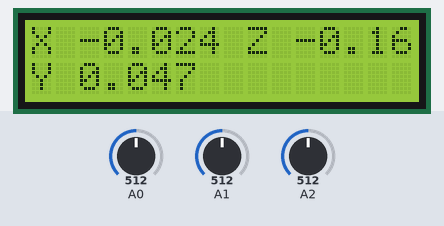
Simulated run of this sketch. Board: Arduino Uno, built for the host (arithmetic inside an expression is 32-bit, double 64-bit). Parts: 16×2 character LCD. Inputs (shaded band) come from the test bench; at power-on: A0 = 512, A1 = 512, A2 = 512. Storage starts empty.

Above: at 1.2 s.
1.3 s: A0 set to 399
At 1.9 s:
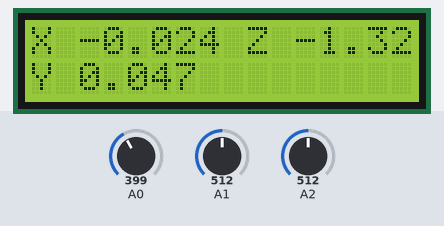
2.9 s: A1 set to 399
At 3.7 s:
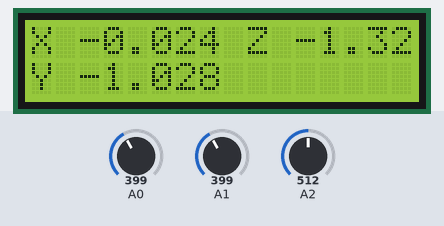
4.5 s: A2 set to 399
At 5.2 s:
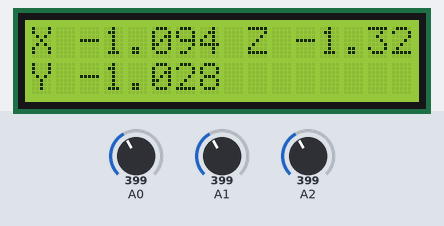
6.0 s: A0 set to 306
At 7.1 s:
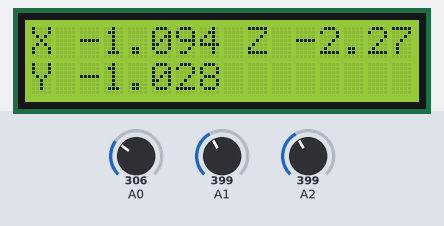
7.6 s: A1 set to 306
At 8.6 s:
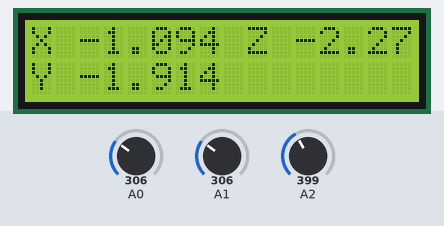
9.1 s: A2 set to 306
At 10.5 s:
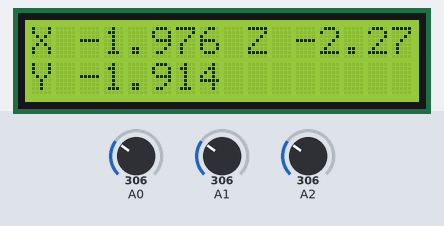
Timing chart, 0 to 11.7 s (numbered marks = the images above; inputs shaded):
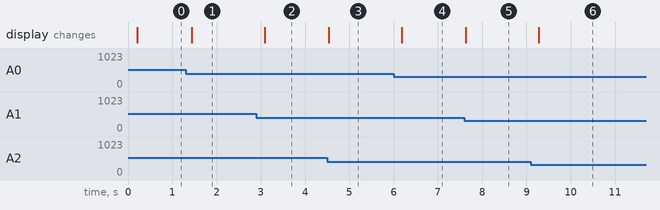

The sketch:

optimized_noCal.ino
```cpp
#include <SD.h>
#include <LiquidCrystal.h>

// Calibration vars
const byte calibrationButton = 2;

int xRawMin = 512;  // Initialize to mid levels.
int xRawMax = 512;
int yRawMin = 512;
int yRawMax = 512;
int zRawMin = 512;
int zRawMax = 512;

int expected_xRawMin = 409; // Taken from manual calibration run.
int expected_xRawMax = 620;
int expected_yRawMin = 402;
int expected_yRawMax = 612;
int expected_zRawMin = 406;
int expected_zRawMax = 651;

// LCD vars
const int rs = 5, en = 6, d4 = 7, d5 = 8, d6 = 9, d7 = 10;
LiquidCrystal lcd(rs, en, d4, d5, d6, d7);
long timeLastRefreshed = 0;

// SD vars
const int chipSelect = 4;
String fileName = "";

// Accelerometer vars
const int xInput = A2;
const int yInput = A1;
const int zInput = A0;

const int sampleSize = 3;


void setup()
{

  analogReference(EXTERNAL);

  lcd.begin(16, 2);
  lcd.clear();

  setupSD();

}

void loop()
{

  // Convert raw values to 'milli-Gs"
  // Use the calibration script to get the raw min and max values for x, y, and z.
  // WARNING: Positive z is inaccurate, 0.75 G measured = 1 G real.
  // We only accurately measure +/- 1 G.
  float xAccel = map(readAxis(xInput), expected_xRawMin, expected_xRawMax, -1000.0, 1000.0) / 1000.0;
  float yAccel = map(readAxis(yInput), expected_yRawMin, expected_yRawMax, -1000.0, 1000.0) / 1000.0;
  float zAccel = map(readAxis(zInput), expected_zRawMin, expected_zRawMax, -1000.0, 1000.0) / 1000.0 * 1.25;  //Scale by 1.25.

  datalog(xAccel, yAccel, zAccel);

  // Refresh the display every 150 ms.
  if(millis() - timeLastRefreshed >= 200)
  {
    displayData(xAccel, yAccel, zAccel);
    timeLastRefreshed = millis();
  }

}

// Take samples and return the average
int readAxis(int axisPin)
{

  long reading = 0;
  analogRead(axisPin);
  delay(1);
  for (int i = 0; i < sampleSize; i++)
  {
  reading += analogRead(axisPin);
  }
  return reading/sampleSize;
}

void datalog(float xAccel, float yAccel, float zAccel)
{

     File dataFile = SD.open(fileName, FILE_WRITE);

    // if the file is available, write to it:
    if(dataFile) {

      dataFile.print(millis());
      dataFile.print(", ");
      dataFile.print(xAccel, 3);
      dataFile.print(", ");
      dataFile.print(yAccel, 3);
      dataFile.print(", ");
      dataFile.println(zAccel, 3);

      dataFile.close();
    }

    else
    {
      lcd.setCursor(13, 1);
      lcd.print("ERR");
    }

}

void displayData(float xAccel, float yAccel, float zAccel)
{

  // Displaying G Values on LCD
  // set the cursor for x value. column 0, line 0
  lcd.setCursor(0, 0);
  lcd.print("X ");
  lcd.print(xAccel, 3);
  // set the cursor for y value. column 0, line 1
  lcd.setCursor(0, 1);
  lcd.print("Y ");
  lcd.print(yAccel, 3);
  // set the cursor for z value. column 9, line 0
  lcd.setCursor(9, 0);
  lcd.print("Z ");
  lcd.print(zAccel, 3);

}

void setupSD()
{

  if (SD.begin(chipSelect))
  {

    int fileNumber = 1;
    int foundFileNumber = 0;

    fileName = "data" + (String)fileNumber + ".csv";

    // Find the next name in the file sequence.
    while(!foundFileNumber)
    {

      if(SD.exists(fileName)){
        fileNumber += 1;
        fileName = "data" + (String)fileNumber + ".csv";
      }
      else {
        foundFileNumber = 1;
      }

    }

    lcd.setCursor(11, 0);
    lcd.print("SD OK");
  }
  else
  {
    lcd.setCursor(13, 1);
    lcd.print("ERR");
  }

}
```

Measured:
- after the input at 1.3 s, the display: changes after 0.14 s (image 1)
- after the input at 2.9 s, the display: changes after 0.19 s (image 2)
- after the input at 4.5 s, the display: changes at once (image 3)
- after the input at 6.0 s, the display: changes after 0.19 s (image 4)
- after the input at 7.6 s, the display: changes at once (image 5)
- after the input at 9.1 s, the display: changes after 0.18 s (image 6)
